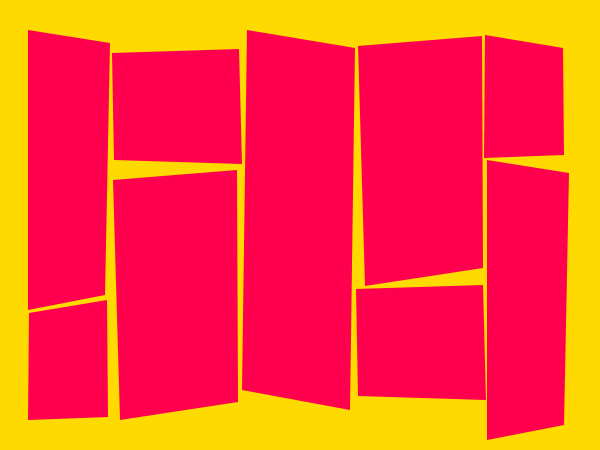
Frame 1 (no input)
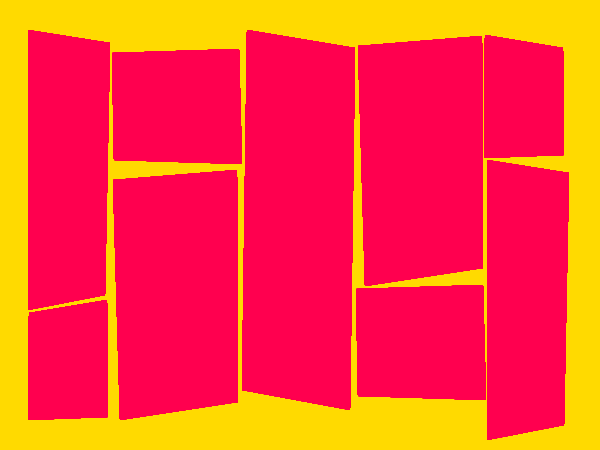
Frame 60 (no input)
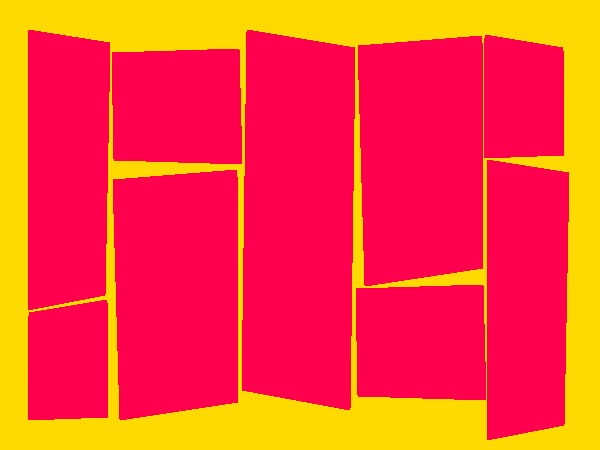
Frame 120 (the mouse pressed at the canvas centre since frame 60)

The p5.js sketch that drew these frames (run headless with seeded random() and noise() and a simulated clock; from frame 60 on, the mouse is pressed at the canvas centre):

// p5.js sketch
// ── sketch.js
function setup() {
    createCanvas(600,450)
    background(255,218,0)
}

function draw() {
    noStroke()
    fill(255,0,79)
    quad(247,30,355,48,350,410,242,390)
    quad(28,30,110,43,105,295,28,310)
    quad(112,53,239,49,242,164,114,160)
    quad(113,180,237,170,238,402,120,420)
    quad(29,313,107,300,108,417,28,420)
    quad(358,46,482,36,483,268,365,286)
    quad(356,289,483,285,486,400,358,396)
    quad(485,35,563,48,564,155,484,158)
    quad(487,160,569,173,564,425,487,440)
   
}
